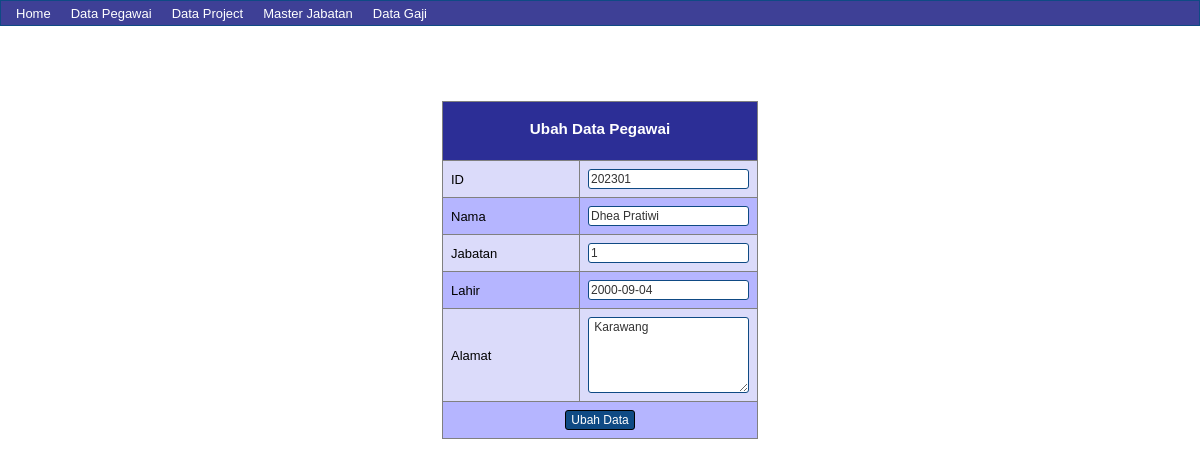
Page /pegawai/pegawai-ubah.php?id=202301 on the committed database.
### tables this page shows
CREATE TABLE `pegawai` (
  `id` int(10) NOT NULL,
  `nama` varchar(50) DEFAULT NULL,
  `idjab` int(2) DEFAULT NULL,
  `lahir` date NOT NULL,
  `alamat` varchar(100) DEFAULT NULL
);

### pegawai/pegawai-ubah.php (the view, shortened to what this page needs)
<?php include "../lib/top-page.php"; ?>
<?php
$sql = mysqli_query($connect, "SELECT * FROM pegawai WHERE id='$_GET[id]'");
$tampil = mysqli_fetch_array($sql);
?>
<form action="" method="POST">
<table border="1" cellpadding="8" class="ubah">
    <th colspan="2"><h3> Ubah Data Pegawai </h3></th>
    <tr>
        <td width="120"> ID </td>
        <td> <input type="text" name="id" value="<?php echo $tampil['id']; ?>"> </td>
    </tr>
    <tr>
        <td> Nama </td>
        <td> <input type="text" name="nama" value="<?php echo $tampil['nama']; ?>"> </td>
    </tr>
    <tr>
        <td> Jabatan </td>
        <td> <input type="text" name="idjab" value="<?php echo $tampil['idjab']; ?>"> </td>
    </tr>
    <tr>
        <td> Lahir </td>
        <td> <input type="text" name="lahir" value="<?php echo $tampil['lahir']; ?>"> </td>
    </tr>
    <tr>
        <td> Alamat </td>
        <td> <textarea rows="5" name="alamat"> <?php echo $tampil['alamat']; ?></textarea></td>
    </tr>
    <tr class="btn-submit">
        <td colspan="2"> <input type="submit" value="Ubah Data" name="ubah"> </td>
    </tr>
</table>
</form>

### css/style.css (style rules this page uses)
th { background-color: rgba(2, 4, 117, 0.76); color: white; font-weight: bold; height: 25px; text-align: center; }
table { font: 13px Arial; border-collapse: collapse; border-color: gray; }
table.ubah, table.tambah { margin-top: 75px; }
table tr:nth-child(even) { background-color: rgb(219, 219, 250); }
table tr:nth-child(odd) { background-color: rgb(181, 181, 255); }
table tr.btn-submit td { text-align: center; }
table tr.btn-submit td input { background-color: #0f4a84; color: white; border: 1px solid black; width: 70px; }
h3 { margin-top: 10px; }
input, textarea, select { border-top-width: 1px; border-left-width: 1px; border-bottom-width: 1px; border-right-width: 1px; border-color: #d0d4d9; border-radius: 3px; border: 1px solid #0f4a84; font: 12px arial; padding: 2px; color: #333333; width: 100%; }

### rows in the picture
pegawai: id "202301", nama "Dhea Pratiwi", idjab "1", lahir "2000-09-04", alamat "Karawang"
